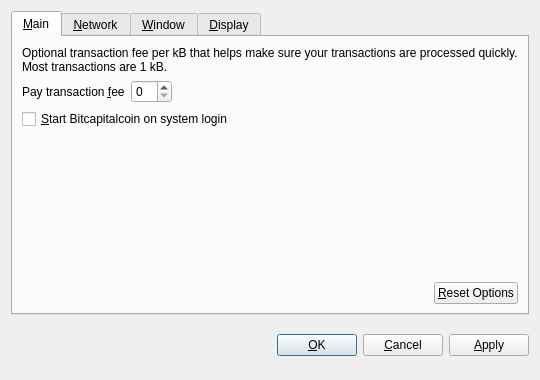
<?xml version="1.0" encoding="UTF-8"?>
<ui version="4.0">
 <class>OptionsDialog</class>
 <widget class="QDialog" name="OptionsDialog">
  <property name="geometry">
   <rect>
    <x>0</x>
    <y>0</y>
    <width>540</width>
    <height>380</height>
   </rect>
  </property>
  <property name="windowTitle">
   <string>Options</string>
  </property>
  <property name="modal">
   <bool>true</bool>
  </property>
  <layout class="QVBoxLayout" name="verticalLayout">
   <item>
    <widget class="QTabWidget" name="tabWidget">
     <property name="tabPosition">
      <enum>QTabWidget::North</enum>
     </property>
     <property name="currentIndex">
      <number>0</number>
     </property>
     <widget class="QWidget" name="tabMain">
      <attribute name="title">
       <string>&amp;Main</string>
      </attribute>
      <layout class="QVBoxLayout" name="verticalLayout_Main">
       <item>
        <widget class="QLabel" name="transactionFeeInfoLabel">
         <property name="text">
          <string>Optional transaction fee per kB that helps make sure your transactions are processed quickly. Most transactions are 1 kB.</string>
         </property>
         <property name="textFormat">
          <enum>Qt::PlainText</enum>
         </property>
         <property name="wordWrap">
          <bool>true</bool>
         </property>
        </widget>
       </item>
       <item>
        <layout class="QHBoxLayout" name="horizontalLayout_1_Main">
         <item>
          <widget class="QLabel" name="transactionFeeLabel">
           <property name="text">
            <string>Pay transaction &amp;fee</string>
           </property>
           <property name="textFormat">
            <enum>Qt::PlainText</enum>
           </property>
           <property name="buddy">
            <cstring>transactionFee</cstring>
           </property>
          </widget>
         </item>
         <item>
          <widget class="BitcoinAmountField" name="transactionFee"/>
         </item>
         <item>
          <spacer name="horizontalSpacer_1_Main">
           <property name="orientation">
            <enum>Qt::Horizontal</enum>
           </property>
           <property name="sizeHint" stdset="0">
            <size>
             <width>40</width>
             <height>20</height>
            </size>
           </property>
          </spacer>
         </item>
        </layout>
       </item>
       <item>
        <widget class="QCheckBox" name="bitcoinAtStartup">
         <property name="toolTip">
          <string>Automatically start Bitcapitalcoin after logging in to the system.</string>
         </property>
         <property name="text">
          <string>&amp;Start Bitcapitalcoin on system login</string>
         </property>
        </widget>
       </item>
       <item>
        <spacer name="verticalSpacer_Main">
         <property name="orientation">
          <enum>Qt::Vertical</enum>
         </property>
         <property name="sizeHint" stdset="0">
          <size>
           <width>20</width>
           <height>40</height>
          </size>
         </property>
        </spacer>
       </item>
       <item>
        <layout class="QHBoxLayout" name="horizontalLayout_2_Main">
         <item>
          <spacer name="horizontalSpacer_2_Main">
           <property name="orientation">
            <enum>Qt::Horizontal</enum>
           </property>
           <property name="sizeHint" stdset="0">
            <size>
             <width>40</width>
             <height>20</height>
            </size>
           </property>
          </spacer>
         </item>
         <item>
          <widget class="QPushButton" name="resetButton">
           <property name="toolTip">
            <string>Reset all client options to default.</string>
           </property>
           <property name="text">
            <string>&amp;Reset Options</string>
           </property>
           <property name="autoDefault">
            <bool>false</bool>
           </property>
          </widget>
         </item>
        </layout>
       </item>
      </layout>
     </widget>
     <widget class="QWidget" name="tabNetwork">
      <attribute name="title">
       <string>&amp;Network</string>
      </attribute>
      <layout class="QVBoxLayout" name="verticalLayout_Network">
       <item>
        <widget class="QCheckBox" name="mapPortUpnp">
         <property name="toolTip">
          <string>Automatically open the Bitcapitalcoin client port on the router. This only works when your router supports UPnP and it is enabled.</string>
         </property>
         <property name="text">
          <string>Map port using &amp;UPnP</string>
         </property>
        </widget>
       </item>
       <item>
        <widget class="QCheckBox" name="connectSocks">
         <property name="toolTip">
          <string>Connect to the Bitcapitalcoin network through a SOCKS proxy (e.g. when connecting through Tor).</string>
         </property>
         <property name="text">
          <string>&amp;Connect through SOCKS proxy:</string>
         </property>
        </widget>
       </item>
       <item>
        <layout class="QHBoxLayout" name="horizontalLayout_Network">
         <item>
          <widget class="QLabel" name="proxyIpLabel">
           <property name="text">
            <string>Proxy &amp;IP:</string>
           </property>
           <property name="textFormat">
            <enum>Qt::PlainText</enum>
           </property>
           <property name="buddy">
            <cstring>proxyIp</cstring>
           </property>
          </widget>
         </item>
         <item>
          <widget class="QValidatedLineEdit" name="proxyIp">
           <property name="maximumSize">
            <size>
             <width>140</width>
             <height>16777215</height>
            </size>
           </property>
           <property name="toolTip">
            <string>IP address of the proxy (e.g. 127.0.0.1)</string>
           </property>
          </widget>
         </item>
         <item>
          <widget class="QLabel" name="proxyPortLabel">
           <property name="text">
            <string>&amp;Port:</string>
           </property>
           <property name="textFormat">
            <enum>Qt::PlainText</enum>
           </property>
           <property name="buddy">
            <cstring>proxyPort</cstring>
           </property>
          </widget>
         </item>
         <item>
          <widget class="QLineEdit" name="proxyPort">
           <property name="maximumSize">
            <size>
             <width>55</width>
             <height>16777215</height>
            </size>
           </property>
           <property name="toolTip">
            <string>Port of the proxy (e.g. 9050)</string>
           </property>
          </widget>
         </item>
         <item>
          <widget class="QLabel" name="socksVersionLabel">
           <property name="text">
            <string>SOCKS &amp;Version:</string>
           </property>
           <property name="textFormat">
            <enum>Qt::PlainText</enum>
           </property>
           <property name="buddy">
            <cstring>socksVersion</cstring>
           </property>
          </widget>
         </item>
         <item>
          <widget class="QValueComboBox" name="socksVersion">
           <property name="toolTip">
            <string>SOCKS version of the proxy (e.g. 5)</string>
           </property>
          </widget>
         </item>
         <item>
          <spacer name="horizontalSpacer_Network">
           <property name="orientation">
            <enum>Qt::Horizontal</enum>
           </property>
           <property name="sizeHint" stdset="0">
            <size>
             <width>40</width>
             <height>20</height>
            </size>
           </property>
          </spacer>
         </item>
        </layout>
       </item>
       <item>
        <spacer name="verticalSpacer_Network">
         <property name="orientation">
          <enum>Qt::Vertical</enum>
         </property>
         <property name="sizeHint" stdset="0">
          <size>
           <width>20</width>
           <height>40</height>
          </size>
         </property>
        </spacer>
       </item>
      </layout>
     </widget>
     <widget class="QWidget" name="tabWindow">
      <attribute name="title">
       <string>&amp;Window</string>
      </attribute>
      <layout class="QVBoxLayout" name="verticalLayout_Window">
       <item>
        <widget class="QCheckBox" name="minimizeToTray">
         <property name="toolTip">
          <string>Show only a tray icon after minimizing the window.</string>
         </property>
         <property name="text">
          <string>&amp;Minimize to the tray instead of the taskbar</string>
         </property>
        </widget>
       </item>
       <item>
        <widget class="QCheckBox" name="minimizeOnClose">
         <property name="toolTip">
          <string>Minimize instead of exit the application when the window is closed. When this option is enabled, the application will be closed only after selecting Quit in the menu.</string>
         </property>
         <property name="text">
          <string>M&amp;inimize on close</string>
         </property>
        </widget>
       </item>
       <item>
        <spacer name="verticalSpacer_Window">
         <property name="orientation">
          <enum>Qt::Vertical</enum>
         </property>
         <property name="sizeHint" stdset="0">
          <size>
           <width>20</width>
           <height>40</height>
          </size>
         </property>
        </spacer>
       </item>
      </layout>
     </widget>
     <widget class="QWidget" name="tabDisplay">
      <attribute name="title">
       <string>&amp;Display</string>
      </attribute>
      <layout class="QVBoxLayout" name="verticalLayout_Display">
       <item>
        <layout class="QHBoxLayout" name="horizontalLayout_1_Display">
         <item>
          <widget class="QLabel" name="langLabel">
           <property name="text">
            <string>User Interface &amp;language:</string>
           </property>
           <property name="textFormat">
            <enum>Qt::PlainText</enum>
           </property>
           <property name="buddy">
            <cstring>lang</cstring>
           </property>
          </widget>
         </item>
         <item>
          <widget class="QValueComboBox" name="lang">
           <property name="toolTip">
            <string>The user interface language can be set here. This setting will take effect after restarting Bitcapitalcoin.</string>
           </property>
          </widget>
         </item>
        </layout>
       </item>
       <item>
        <layout class="QHBoxLayout" name="horizontalLayout_2_Display">
         <item>
          <widget class="QLabel" name="unitLabel">
           <property name="text">
            <string>&amp;Unit to show amounts in:</string>
           </property>
           <property name="textFormat">
            <enum>Qt::PlainText</enum>
           </property>
           <property name="buddy">
            <cstring>unit</cstring>
           </property>
          </widget>
         </item>
         <item>
          <widget class="QValueComboBox" name="unit">
           <property name="toolTip">
            <string>Choose the default subdivision unit to show in the interface and when sending coins.</string>
           </property>
          </widget>
         </item>
        </layout>
       </item>
       <item>
        <widget class="QCheckBox" name="displayAddresses">
         <property name="toolTip">
          <string>Whether to show Bitcapitalcoin addresses in the transaction list or not.</string>
         </property>
         <property name="text">
          <string>&amp;Display addresses in transaction list</string>
         </property>
        </widget>
       </item>
       <item>
        <spacer name="verticalSpacer_Display">
         <property name="orientation">
          <enum>Qt::Vertical</enum>
         </property>
         <property name="sizeHint" stdset="0">
          <size>
           <width>20</width>
           <height>40</height>
          </size>
         </property>
        </spacer>
       </item>
      </layout>
     </widget>
    </widget>
   </item>
   <item>
    <layout class="QHBoxLayout" name="horizontalLayout_Buttons">
     <item>
      <spacer name="horizontalSpacer_1">
       <property name="orientation">
        <enum>Qt::Horizontal</enum>
       </property>
       <property name="sizeHint" stdset="0">
        <size>
         <width>40</width>
         <height>48</height>
        </size>
       </property>
      </spacer>
     </item>
     <item>
      <widget class="QLabel" name="statusLabel">
       <property name="font">
        <font>
         <weight>75</weight>
         <bold>true</bold>
        </font>
       </property>
       <property name="text">
        <string/>
       </property>
       <property name="textFormat">
        <enum>Qt::PlainText</enum>
       </property>
       <property name="wordWrap">
        <bool>true</bool>
       </property>
      </widget>
     </item>
     <item>
      <spacer name="horizontalSpacer_2">
       <property name="orientation">
        <enum>Qt::Horizontal</enum>
       </property>
       <property name="sizeHint" stdset="0">
        <size>
         <width>40</width>
         <height>48</height>
        </size>
       </property>
      </spacer>
     </item>
     <item>
      <widget class="QPushButton" name="okButton">
       <property name="text">
        <string>&amp;OK</string>
       </property>
      </widget>
     </item>
     <item>
      <widget class="QPushButton" name="cancelButton">
       <property name="text">
        <string>&amp;Cancel</string>
       </property>
       <property name="autoDefault">
        <bool>false</bool>
       </property>
      </widget>
     </item>
     <item>
      <widget class="QPushButton" name="applyButton">
       <property name="text">
        <string>&amp;Apply</string>
       </property>
       <property name="autoDefault">
        <bool>false</bool>
       </property>
      </widget>
     </item>
    </layout>
   </item>
  </layout>
 </widget>
 <customwidgets>
  <customwidget>
   <class>BitcoinAmountField</class>
   <extends>QSpinBox</extends>
   <header>bitcoinamountfield.h</header>
  </customwidget>
  <customwidget>
   <class>QValueComboBox</class>
   <extends>QComboBox</extends>
   <header>qvaluecombobox.h</header>
  </customwidget>
  <customwidget>
   <class>QValidatedLineEdit</class>
   <extends>QLineEdit</extends>
   <header>qvalidatedlineedit.h</header>
  </customwidget>
 </customwidgets>
 <resources/>
 <connections/>
</ui>
